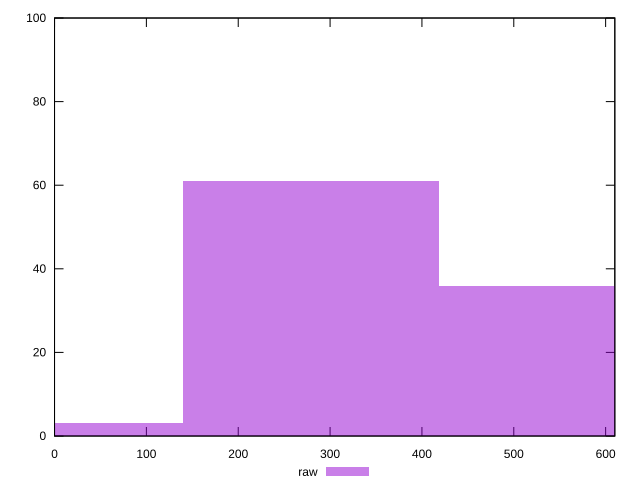

Generate this figure with gnuplot:
reset

$raw <<EOF
279.04692500320493 61
558.0938500064099 36
0 3
EOF

set key outside below
set boxwidth 279.04692500320493
set xrange [0:610]
set yrange [0:100]
set trange [0:100]
set style fill transparent solid 0.5 noborder
set terminal svg size 640, 490 enhanced background rgb 'white'
set output "report_00013_2021-02-09T12-04-24.940Z/uses-webp-images/samples/pages/raw/histogram.svg"

plot $raw title "raw" with boxes

reset
